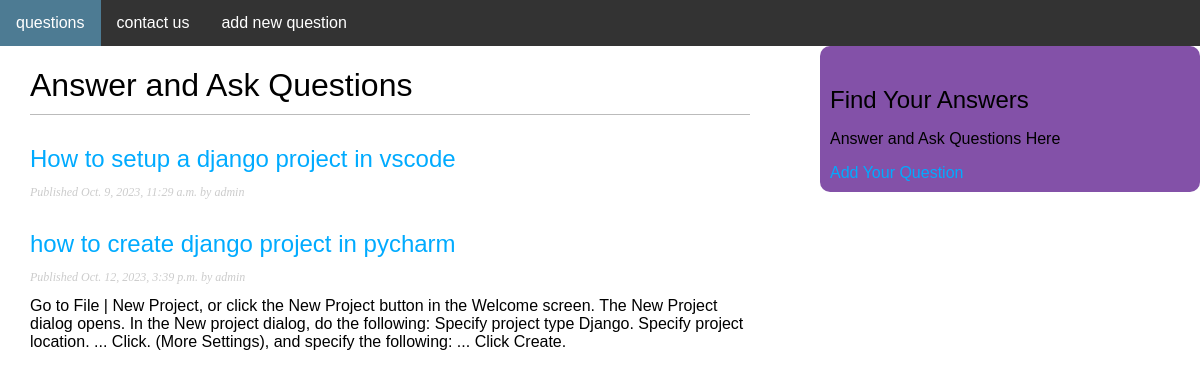
Screenshot of /questions/ with the database file from the repository.
### give_ansewr_question/models.py (models this page shows, shortened)
class Question(models.Model):
    title = models.CharField(max_length=250, null=False, blank=False)
    slug = models.CharField(max_length=250)
    subject = models.CharField(max_length=250, null=False, blank=False)
    user = models.ForeignKey(User, on_delete=models.CASCADE)
    create = models.DateTimeField(auto_now_add=True)
    description = models.TextField(blank=True, null=True)
    update = models.DateTimeField(auto_now=True)
    def get_absolute_url(self):
        return reverse('questions:question_detail',
                       args=[self.create.year,
                             self.create.month,
                             self.create.day,
                             self.slug]
                       )

### give_ansewr_question/views.py (the view)
# urls.py: path("questions/", views.question_list, name="question_list"),
def question_list(request):
    questions = Question.objects.all()
    return render(request, 'list.html', {'questions': questions})

### templates/list.html (shortened to what this page needs)
{% extends "base.html" %}
{% block content %}
  <h1>Answer and Ask Questions</h1>
  {% for question in questions %}
    <h2>
      <a href="{{ question.get_absolute_url }}">
        {{ question.title }}
      </a>
    </h2>
    <p class="date">
      Published {{ question.create }} by {{ question.user }}
    </p>
    {{ question.description }}
  {% endfor %}
{% endblock %}

### give_ansewr_question/static/css/blog.css (style rules this page uses)
body { margin:0; padding:0; font-family:helvetica, sans-serif; }
a { color:#00abff; text-decoration:none; }
h1 { font-weight:normal; border-bottom:1px solid #bbb; padding:0 0 10px 0; }
h2 { font-weight:normal; margin:30px 0 0; }
p.date { color:#ccc; font-family: georgia, serif; font-size: 12px; font-style: italic; }

### rows the page displays
Question: title "How to setup a django project in vscode", create "Oct. 9, 2023, 11:29 a.m.", user "admin"
Question: title "how to create django project in pycharm", create "Oct. 12, 2023, 3:39 p.m.", user "admin", description "Go to File | New Project, or click the New Project button in the Welcome screen. The New Project dialog opens. In the New project dialog, do the following: Specify project type Django. Specify project location. ... Click. (More Settings), and specify the following: ... Click Create."
